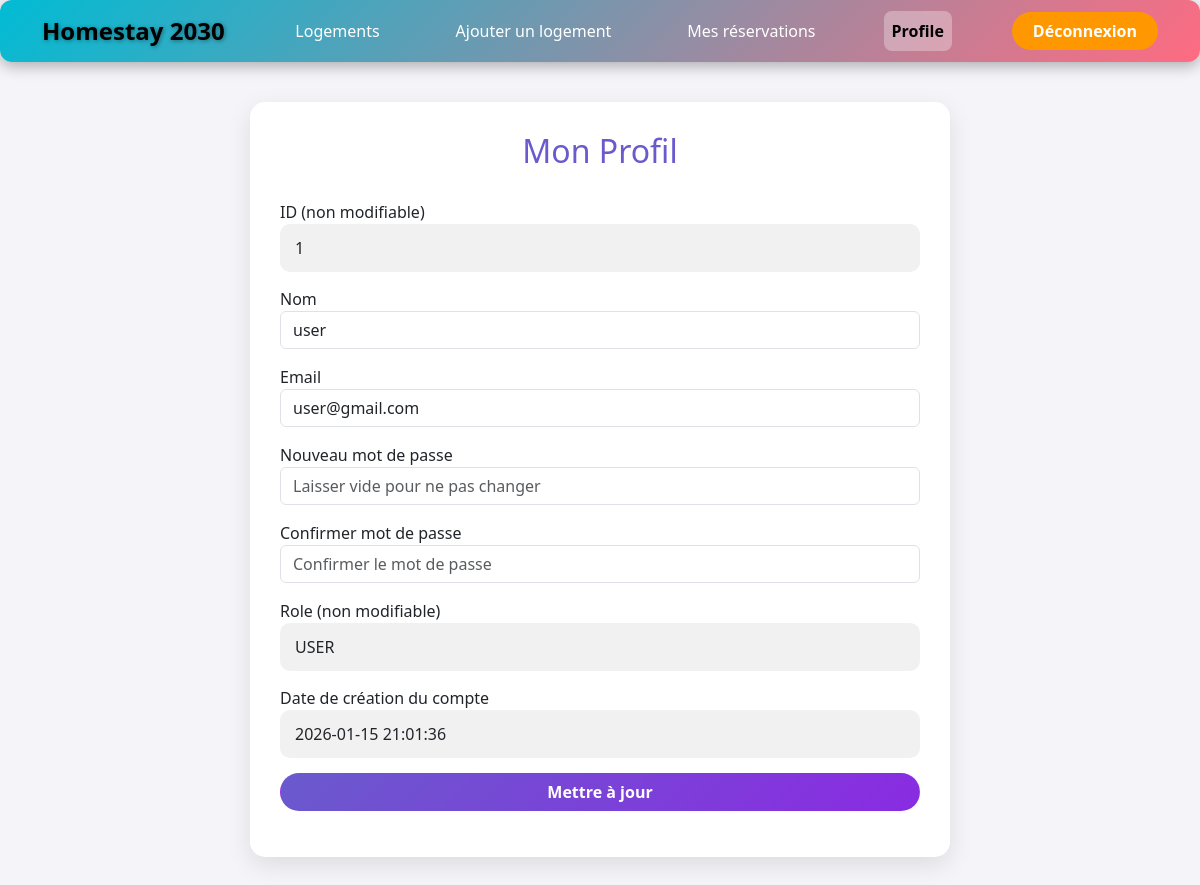
The app's page /profile.php (signed in) with its own data.
### tables this page shows
CREATE TABLE `users` (
  `id` int(11) NOT NULL,
  `nom` varchar(100) NOT NULL,
  `email` varchar(150) NOT NULL,
  `password` varchar(255) NOT NULL,
  `role` enum('USER','ADMIN') DEFAULT 'USER',
  `created_at` timestamp NOT NULL DEFAULT current_timestamp()
);

### profile.php (the view, shortened to what this page needs)
<?php
require_once "db.php";
include "menu.php";
$user_id = $_SESSION['user_id'];
$stmt = $pdo->prepare("SELECT id, nom, email, role, created_at FROM users WHERE id = ?");
$stmt->execute([$user_id]);
$user = $stmt->fetch();
?>
<!DOCTYPE html>
<html lang="fr">
<head>
    <link href="https://cdn.jsdelivr.net/npm/bootstrap@5.3.0/dist/css/bootstrap.min.css" rel="stylesheet">
</head>
<body>
<div class="container profile-container">
    <h2>Mon Profil</h2>
    <form method="POST">
        <label>ID (non modifiable)</label>
        <div class="info-static"><?= htmlspecialchars($user['id']) ?></div>
        <label>Nom</label>
        <input type="text" name="nom" class="form-control mb-3" value="<?= htmlspecialchars($user['nom']) ?>" required>
        <label>Email</label>
        <input type="email" name="email" class="form-control mb-3" value="<?= htmlspecialchars($user['email']) ?>" required>
        <label>Nouveau mot de passe</label>
        <input type="password" name="password" class="form-control mb-3" placeholder="Laisser vide pour ne pas changer">
        <label>Confirmer mot de passe</label>
        <input type="password" name="password_confirm" class="form-control mb-3" placeholder="Confirmer le mot de passe">
        <label>Role (non modifiable)</label>
        <div class="info-static"><?= htmlspecialchars($user['role']) ?></div>
        <label>Date de création du compte</label>
        <div class="info-static"><?= htmlspecialchars($user['created_at']) ?></div>
        <button type="submit" class="btn btn-update w-100">Mettre à jour</button>
    </form>
</div>
</body>
</html>

### profile.php (style rules this page uses)
body { font-family: 'Segoe UI', sans-serif; background: #f4f4f9; min-height: 100vh; padding-bottom: 50px; }
.profile-container { max-width: 700px; margin: 40px auto; background: #fff; border-radius: 15px; padding: 30px; box-shadow: 0 8px 25px rgba(0,0,0,0.1); }
.profile-container h2 { text-align: center; margin-bottom: 30px; color: #6a5acd; }
.btn-update { background: linear-gradient(135deg, #6a5acd, #8a2be2); color: #fff; font-weight: 600; border-radius: 50px; transition: all 0.3s ease; }
.info-static { background: #f1f1f1; padding: 12px 15px; border-radius: 10px; margin-bottom: 15px; }

### records on screen
users: id "1", nom "user", email "user@gmail.com", role "USER", created_at "2026-01-15 21:01:36"
